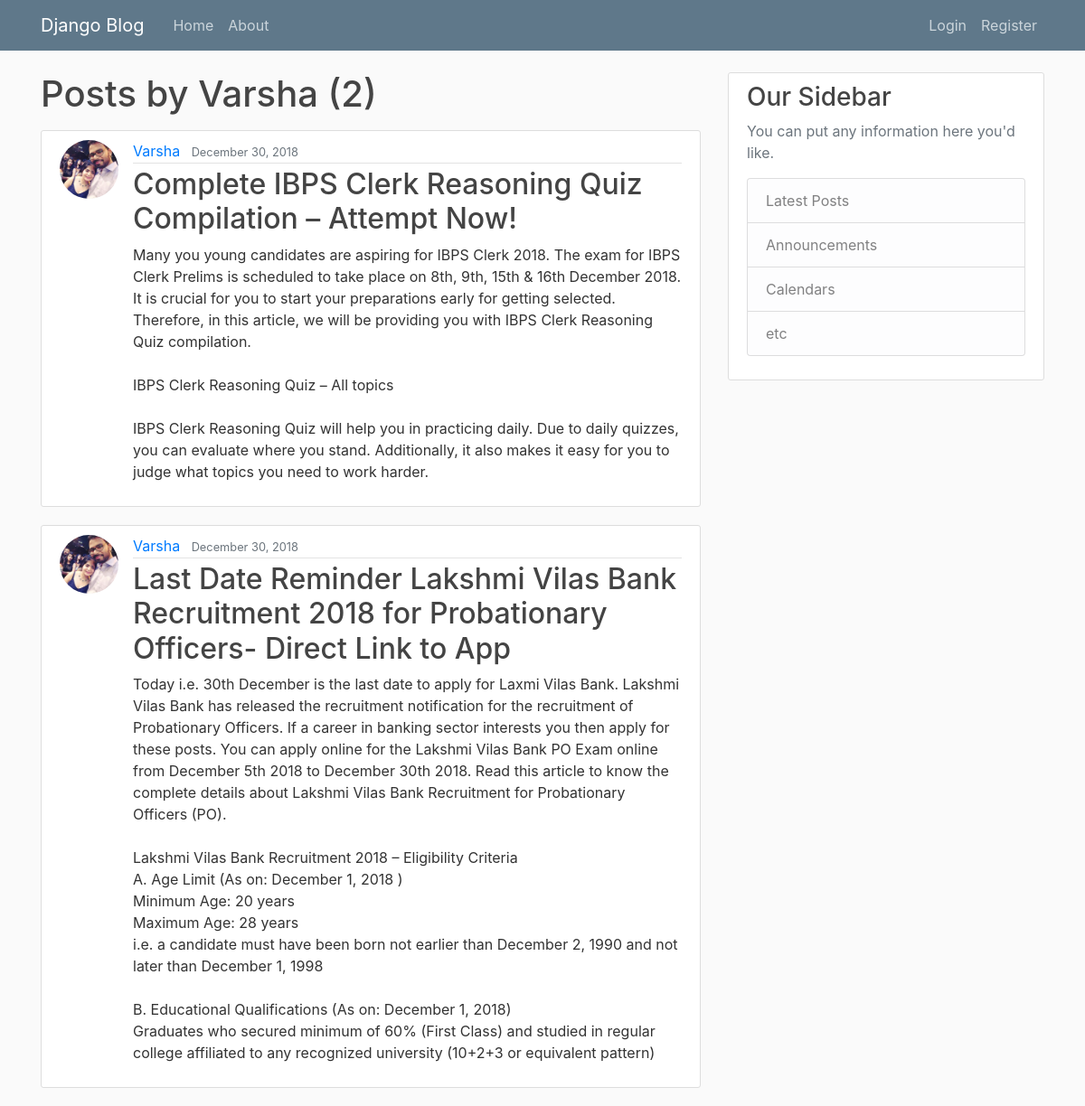
Screenshot of /user/Varsha/ with the database file from the repository.
### blog/models.py (models this page shows, shortened)
class Post(models.Model):
    title = models.CharField(max_length = 100)
    content = models.TextField()
    date_posted = models.DateTimeField(default=timezone.now)
    author = models.ForeignKey(User, on_delete=models.CASCADE)

### users/models.py (models this page shows, shortened)
class Profile(models.Model):
    user = models.OneToOneField(User, on_delete=models.CASCADE)
    image = models.ImageField(default='default.jpg', upload_to='profile_pics')

### blog/views.py (the view)
# urls.py: path('user/<str:username>/', UserPostListView.as_view(), name='user-posts'),
class UserPostListView(ListView):
    model = Post
    template_name = 'blog/user_posts.html' # <app>/<model>_<viewtype>.html
    context_object_name = 'posts'
    paginate_by = 3
    def get_queryset(self):
        user = get_object_or_404(User, username=self.kwargs.get('username'))
        return Post.objects.filter(author=user).order_by('-date_posted')

### blog/templates/blog/user_posts.html (shortened to what this page needs)
{% extends 'blog/base.html' %}
{% block content %}
    <h1 class="mb-3">Posts by {{view.kwargs.username}} ({{ page_obj.paginator.count }})</h1>
    {% for post in posts %}
      <article class="media content-section">
        <img class="rounded-circle article-img" src="{{post.author.profile.image.url}}">
        <div class="media-body">
          <div class="article-metadata">
            <a class="mr-2" href="{% url 'user-posts' post.author.username %}">{{ post.author }}</a>
            <small class="text-muted">{{ post.date_posted|date:"F d, Y"}}</small>
          </div>
          <h2><a class="article-title" href="{% url 'post-detail' post.id %}">{{ post.title }}</a></h2>
          <p class="article-content">{{ post.content }}</p>
        </div>
      </article>
    {% endfor %}
{% endblock content %}

### blog/static/blog/main.css (style rules this page uses)
body { background: #fafafa; color: #333333; margin-top: 5rem; }
h1, h2, h3, h4, h5, h6 { color: #444444; }
.content-section { background: #ffffff; padding: 10px 20px; border: 1px solid #dddddd; border-radius: 3px; margin-bottom: 20px; }
.article-title { color: #444444; }
.article-content { white-space: pre-line; }
.article-img { height: 65px; width: 65px; margin-right: 16px; }
.article-metadata { padding-bottom: 1px; margin-bottom: 4px; border-bottom: 1px solid #e3e3e3 }

### rows the page displays
Post: author.profile.image (picture), author "Varsha", date_posted "December 30, 2018", title "Complete IBPS Clerk Reasoning Quiz Compilation – Attempt Now!", content "Many you young candidates are aspiring for IBPS Clerk 2018. The exam for IBPS Clerk Prelims is scheduled to take place on 8th, 9th, 15th & 16th December 2018. It is crucial for you to start your preparations early for getting selected. Therefore, in this article, we will be providing you with IBPS Clerk Reasoning Quiz compilation. IBPS Clerk Reasoning Quiz – All topics IBPS Clerk Reasoning Quiz will help you in practicing daily. Due to daily quizzes, you can evaluate where you stand. Additionally, it also makes it easy for you to judge what topics you need to work harder."
Post: author.profile.image (picture), author "Varsha", date_posted "December 30, 2018", title "Last Date Reminder Lakshmi Vilas Bank Recruitment 2018 for Probationary Officers- Direct Link to App", content "Today i.e. 30th December is the last date to apply for Laxmi Vilas Bank. Lakshmi Vilas Bank has released the recruitment notification for the recruitment of Probationary Officers. If a career in banking sector interests you then apply for these posts. You can apply online for the Lakshmi Vilas Bank PO Exam online from December 5th 2018 to December 30th 2018. Read this article to know the complete details about Lakshmi Vilas Bank Recruitment for Probationary Officers (PO). Lakshmi Vilas Bank Recruitment 2018 – Eligibility Criteria A. Age Limit (As on: December 1, 2018 ) Minimum Age: 20 years Maximum Age: 28 years i.e. a candidate must have been born not earlier than December 2, 1990 and not…"

### other values shown
{{ view.kwargs.username }} "Varsha"
{{ page_obj.paginator.count }} "2"
